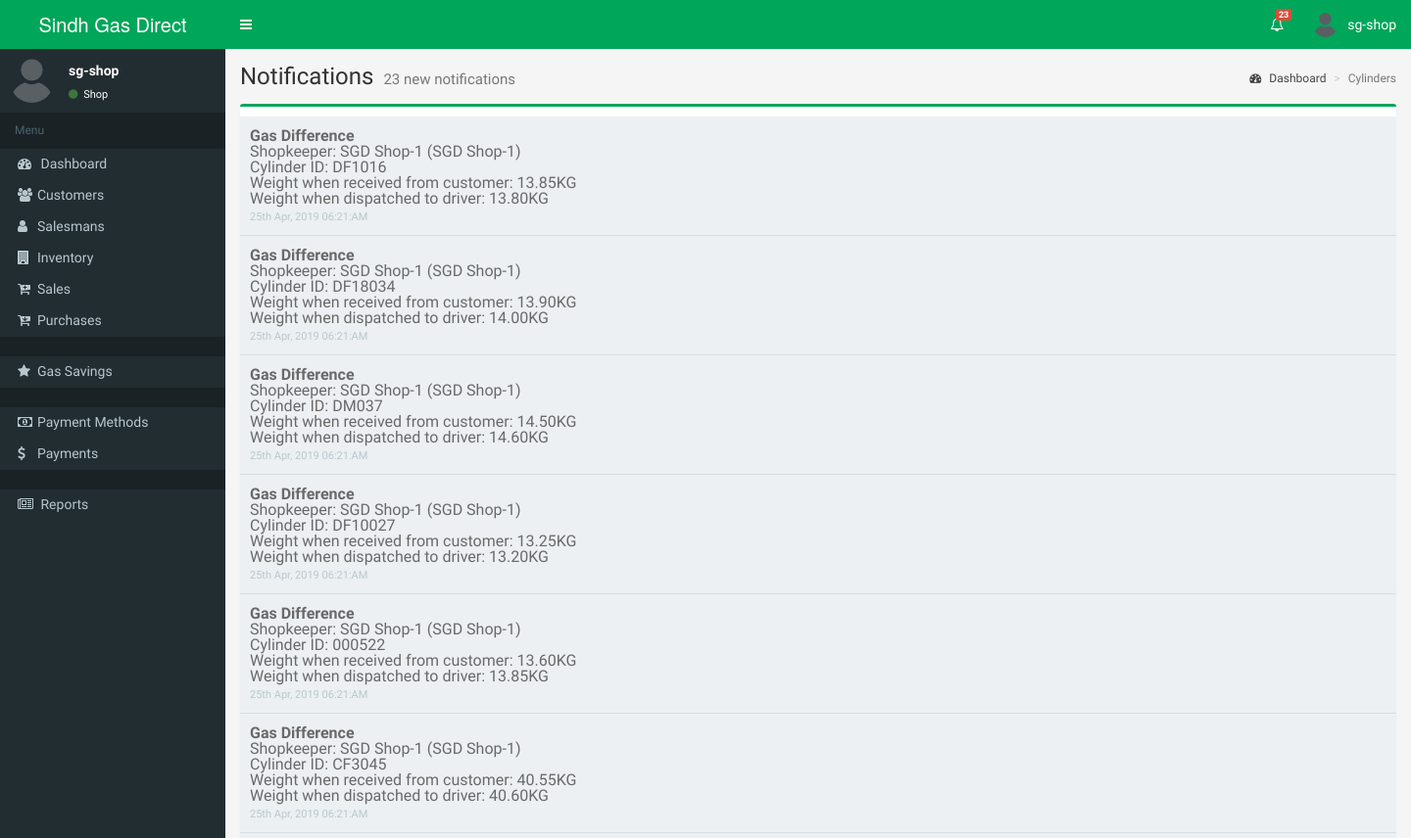
The page /notifications.php (signed in, upper part) on the database as committed earlier.
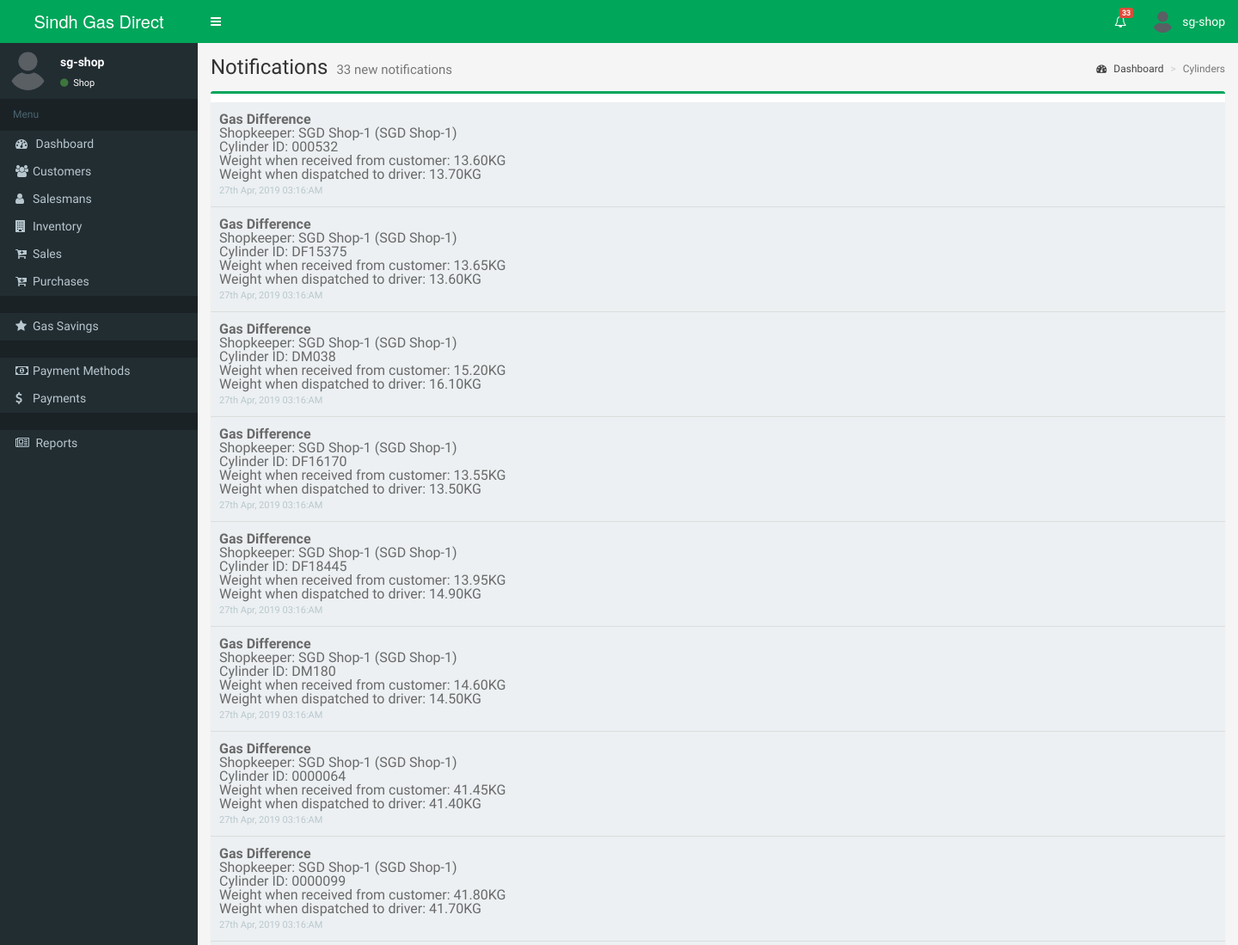
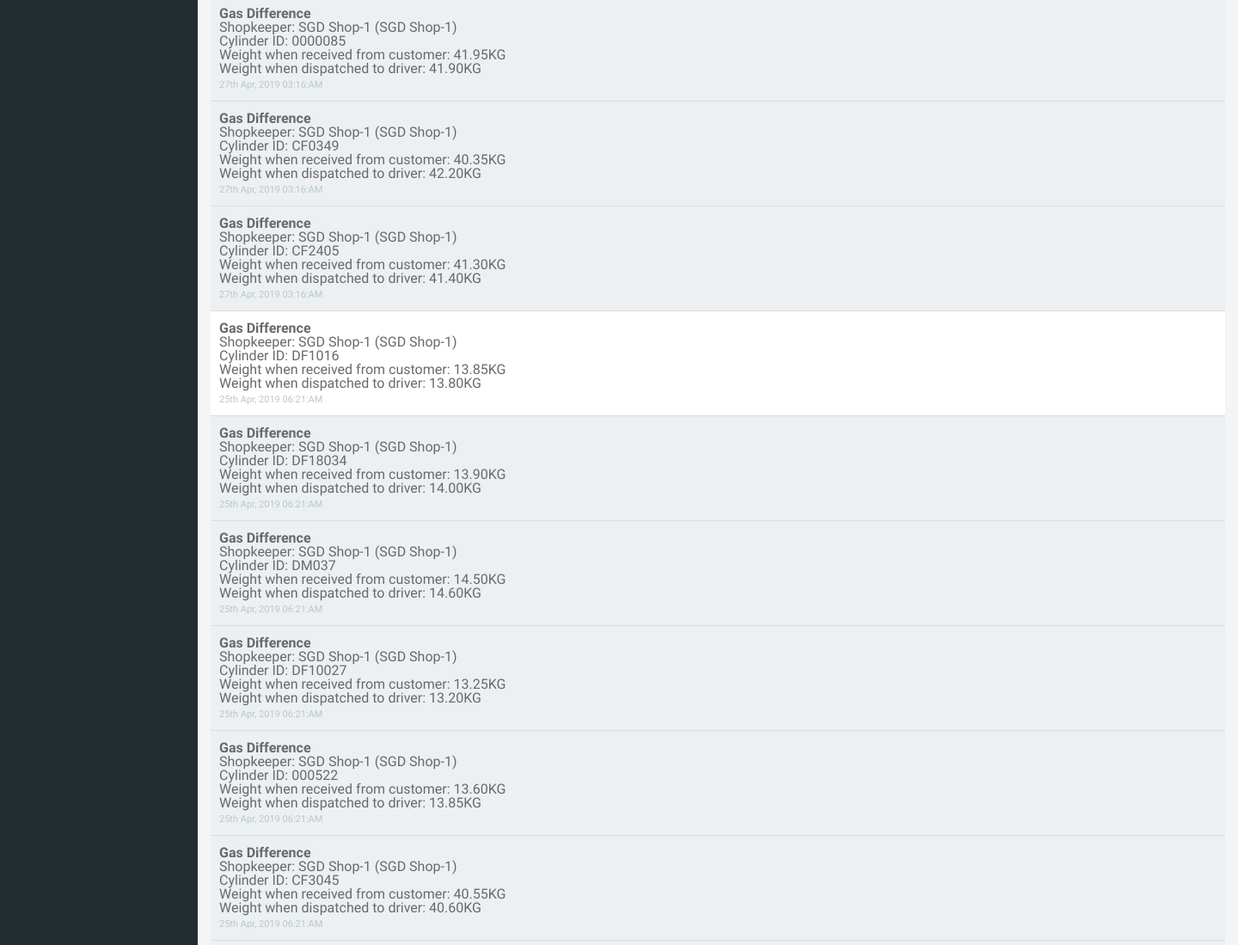
The same page on the database as committed later (2 pictures, top to bottom).
### tables this page shows
CREATE TABLE `notifications` (
  `ID` int(11) NOT NULL AUTO_INCREMENT,
  `Name` text NOT NULL,
  `Description` text NOT NULL,
  `Link` text NOT NULL,
  `UserID` int(11) NOT NULL,
  `RoleID` int(11) NOT NULL,
  `Priority` int(11) NOT NULL,
  `Status` int(11) NOT NULL,
  `DateAdded` datetime NOT NULL,
  `DateModified` datetime NOT NULL,
  PRIMARY KEY (`ID`)
);

### common.php (called while the page is built, shortened)
<?php
function dboutput($string)
{
    return stripslashes($string);
}
function getNotificationCount($ID = 0, $RoleID = 0){
    $q = "SELECT COUNT(ID) AS Count from notifications WHERE Status = 0 AND (UserID = ". (int)$ID." OR RoleID = ".(int)$RoleID.")";
    $r = mysql_query($q) or die(mysql_error());
    return (int)mysql_result($r, 0, 0);
}

### notifications.php (the view, shortened to what this page needs)
<?php include("common.php"); ?>
<?php include("checkadminlogin.php");
$sql = "SELECT ID, Name, Description, Status, UserID, RoleID, Link, DATE_FORMAT(DateAdded, '%D %b, %Y %h:%i:%p ') AS DateAdded, DATE_FORMAT(DateModified, '%D %b, %Y %h:%i:%p ') AS DateModified FROM notifications
WHERE ID<>0 AND (UserID = " . (int)$_SESSION["ID"] . " OR RoleID = " . (int)$_SESSION["RoleID"] . ") ORDER BY Priority, ID DESC ";
$resource = mysql_query($sql) or die(mysql_error());
?>
<!DOCTYPE html>
<html>
<head>
    <link rel="stylesheet" href="bootstrap/css/bootstrap.min.css">
    <link rel="stylesheet" href="https://maxcdn.bootstrapcdn.com/font-awesome/4.4.0/css/font-awesome.min.css">
    <link rel="stylesheet" href="https://code.ionicframework.com/ionicons/2.0.1/css/ionicons.min.css">
    <link rel="stylesheet" href="plugins/datatables/dataTables.bootstrap.css">
    <link rel="stylesheet" href="dist/css/AdminLTE.min.css">
    <link rel="stylesheet" href="dist/css/skins/skin-blue.min.css">
</head>
<body class="hold-transition skin-blue sidebar-mini">
<div class="wrapper">
    <?php include("header.php"); ?>
    <?php include("leftsidebar.php"); ?>
    <div class="content-wrapper">
        <section class="content-header">
            <h1>
                Notifications
                <small><?php echo $NotifCount; ?> new notifications</small>
            </h1>
            <ol class="breadcrumb">
                <li><a href="#"><i class="fa fa-dashboard"></i> Dashboard</a></li>
                <li class="active">Cylinders</li>
            </ol>
        </section>
        <section class="content">
            <div class="row">
                <div class="col-xs-12">
                    <div class="box">
                        <div class="box-body table-responsive">
                            <div class="all_notification_wrap row">
                                <ul class="notification-menu notification-list">
                                    <?php
                                    while($row = mysql_fetch_array($resource)){
                                        ?>
                                        <li class="read" <?php echo $row["Status"] == 0 ? 'style="background:#ecf0f2;"' : ''; ?>  onclick='markReadAndAction(<?php echo $row["ID"]; ?>, "<?php echo $row["Link"]; ?>")'>
                                            <a class="">
                                                <div class="noti-content">
                                                    <span class="noti-para"><strong><?php echo $row["Name"]; ?></strong><br/><?php echo nl2br(dboutput($row["Description"])); ?></span>
                                                    <span class="noti-time"><?php echo $row["DateAdded"]; ?></span></div>
                                            </a>
                                        </li>
                                    <?php
                                    }
                                    ?>
                                </ul>
                            </div>
                        </div>
                    </div>
                </div>
            </div>
        </section>
    </div>
</div>
</body>
</html>

### header.php (shortened to what this page needs)
<header class="main-header">
    <a href="index.php" class="logo">
        <span class="logo-lg"><?php echo COMPANY_NAME; ?></span>
    </a>
    <nav class="navbar navbar-static-top" role="navigation">
        <a href="#" class="sidebar-toggle" data-toggle="offcanvas" role="button">
        </a>
        <div class="navbar-custom-menu">
            <ul class="nav navbar-nav">
                <li class="dropdown messages-menu">
                <?php
                $NotifCount = getNotificationCount($_SESSION["ID"], $_SESSION["RoleID"]);
                ?>
                    <li class="dropdown notifications-menu">
                      <a href="#" class="dropdown-toggle" data-toggle="dropdown">
                        <i class="fa fa-bell-o"></i>
                          <?php echo $NotifCount == 0 ? '' : '<span class="label label-danger">'.$NotifCount.'</span>'; ?>
                      </a>
                    </li>
                <li class="dropdown user user-menu">
                    <a href="#" class="dropdown-toggle" data-toggle="dropdown">
                        <img src="<?php echo($_SESSION["Image"] == "" ? 'dist/img/user2-160x160.jpg' : DIR_USER_IMAGES . $_SESSION["Image"]) ?>"
                             class="user-image" alt="User Image">
                        <span class="hidden-xs"><?php echo $_SESSION["Username"]; ?></span>
                    </a>
                </li>
            </ul>
        </div>
    </nav>
</header>

Rows that differ between the two databases and show on the page:
added notifications: Name "Gas Difference", Description "Shopkeeper: SGD Shop-1 (SGD Shop-1) Cylinder ID: 000532 Weight when received from customer: 13.60KG Weight when dispatched to driver: 13.70KG", DateAdded "27th Apr, 2019 03:16:AM"
added notifications: Name "Gas Difference", Description "Shopkeeper: SGD Shop-1 (SGD Shop-1) Cylinder ID: DF15375 Weight when received from customer: 13.65KG Weight when dispatched to driver: 13.60KG", DateAdded "27th Apr, 2019 03:16:AM"
added notifications: Name "Gas Difference", Description "Shopkeeper: SGD Shop-1 (SGD Shop-1) Cylinder ID: DM038 Weight when received from customer: 15.20KG Weight when dispatched to driver: 16.10KG", DateAdded "27th Apr, 2019 03:16:AM"
added notifications: Name "Gas Difference", Description "Shopkeeper: SGD Shop-1 (SGD Shop-1) Cylinder ID: DF16170 Weight when received from customer: 13.55KG Weight when dispatched to driver: 13.50KG", DateAdded "27th Apr, 2019 03:16:AM"
added notifications: Name "Gas Difference", Description "Shopkeeper: SGD Shop-1 (SGD Shop-1) Cylinder ID: DF18445 Weight when received from customer: 13.95KG Weight when dispatched to driver: 14.90KG", DateAdded "27th Apr, 2019 03:16:AM"
added notifications: Name "Gas Difference", Description "Shopkeeper: SGD Shop-1 (SGD Shop-1) Cylinder ID: DM180 Weight when received from customer: 14.60KG Weight when dispatched to driver: 14.50KG", DateAdded "27th Apr, 2019 03:16:AM"
added notifications: Name "Gas Difference", Description "Shopkeeper: SGD Shop-1 (SGD Shop-1) Cylinder ID: 0000064 Weight when received from customer: 41.45KG Weight when dispatched to driver: 41.40KG", DateAdded "27th Apr, 2019 03:16:AM"
added notifications: Name "Gas Difference", Description "Shopkeeper: SGD Shop-1 (SGD Shop-1) Cylinder ID: 0000099 Weight when received from customer: 41.80KG Weight when dispatched to driver: 41.70KG", DateAdded "27th Apr, 2019 03:16:AM"
added notifications: Name "Gas Difference", Description "Shopkeeper: SGD Shop-1 (SGD Shop-1) Cylinder ID: 0000085 Weight when received from customer: 41.95KG Weight when dispatched to driver: 41.90KG", DateAdded "27th Apr, 2019 03:16:AM"
added notifications: Name "Gas Difference", Description "Shopkeeper: SGD Shop-1 (SGD Shop-1) Cylinder ID: CF0349 Weight when received from customer: 40.35KG Weight when dispatched to driver: 42.20KG", DateAdded "27th Apr, 2019 03:16:AM"
added notifications: Name "Gas Difference", Description "Shopkeeper: SGD Shop-1 (SGD Shop-1) Cylinder ID: CF2405 Weight when received from customer: 41.30KG Weight when dispatched to driver: 41.40KG", DateAdded "27th Apr, 2019 03:16:AM"
changed notifications (number 12 of 17 on the later page): Status 0 → 1 (drawn)
Other text that changed with them:
$NotifCount: "23" → "33"
